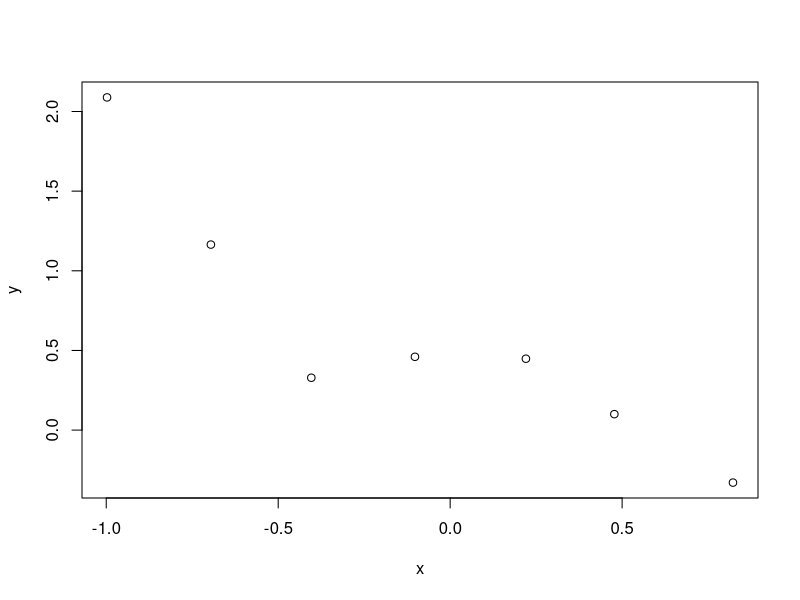
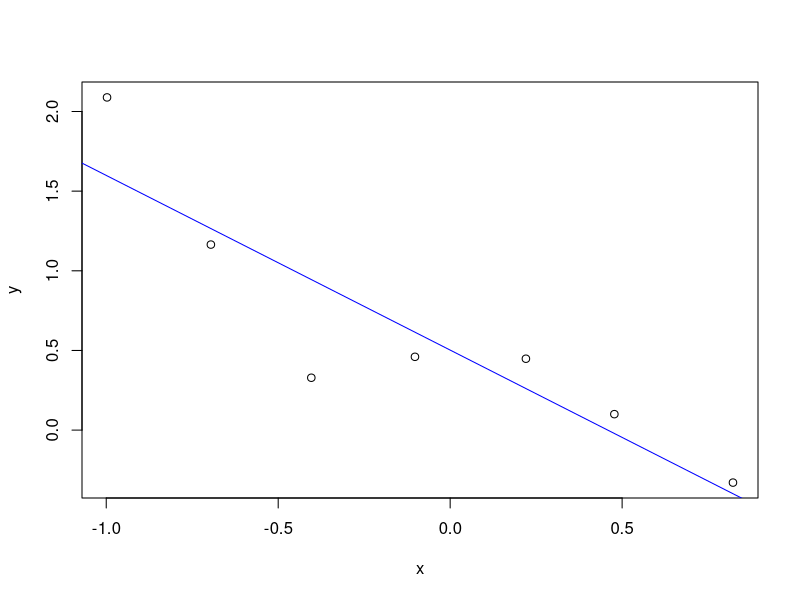
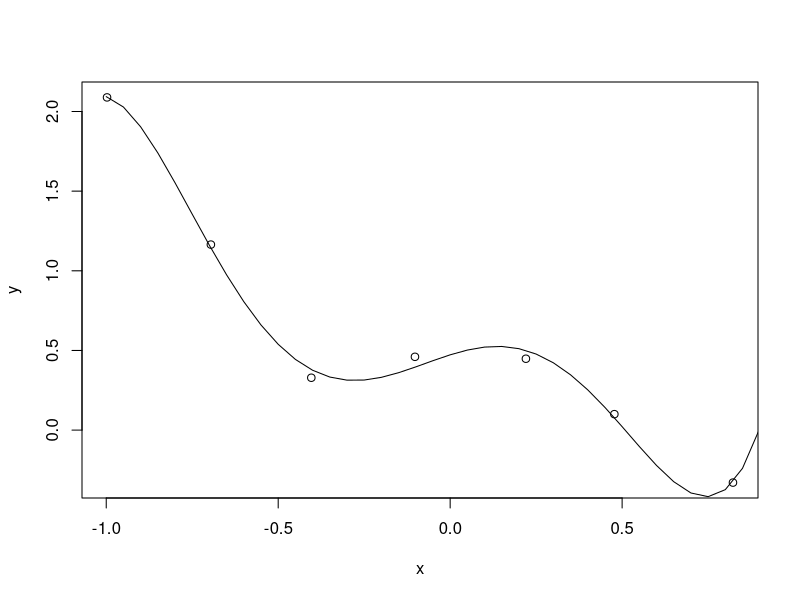
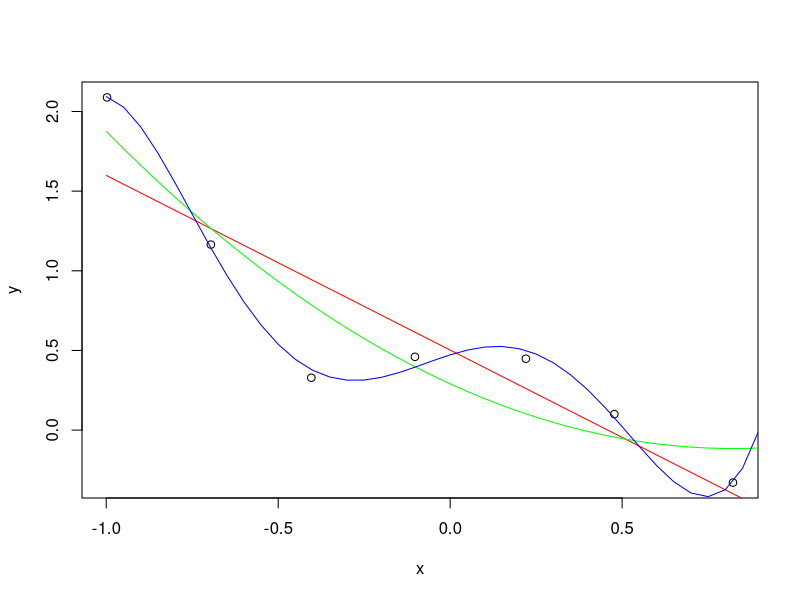
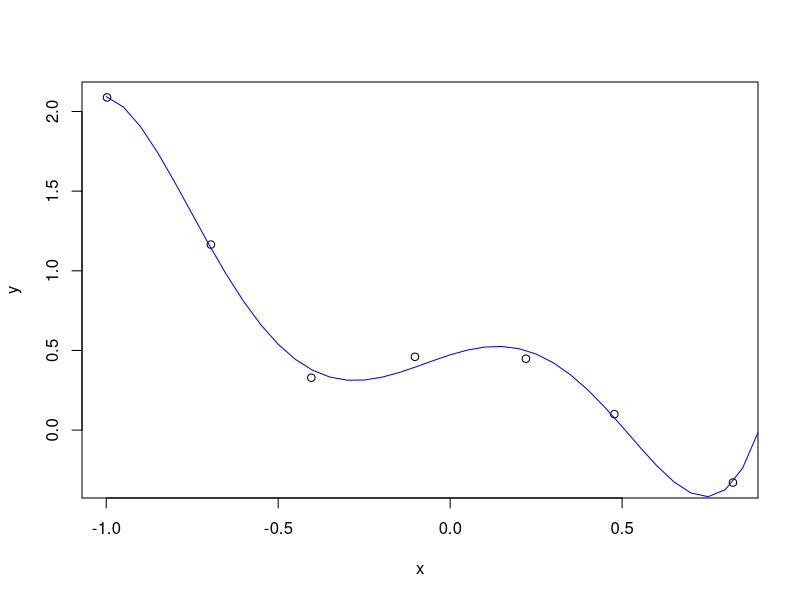

The R script that drew these images, in order:

# 참고자료
# http://www.r-bloggers.com/polynomial-regression-techniques/

x <- c(-0.99768, -0.69574, -0.40373, -0.10236, 0.22024, 0.47742, 0.82229)
y <- c(2.0885, 1.1646, 0.3287, 0.46013, 0.44808, 0.10013, -0.32952)
plot(x,y)
model <- lm(y~x)
plot(y~x)
abline(model, col="blue")

x_2 <- x^2
x_3 <- x^3
x_4 <- x^4
x_5 <- x^5

X <- cbind(1, x, x_2, x_3, x_4, x_5)
colnames(X) <- 0:5
model <- lm(y~X)
theta <- model$coef
theta <- theta[-2]

x_axis <- seq(-1, 1, by=0.05)
y_axis <- 1*theta[1] + 
  x_axis^1*theta[2] + 
  x_axis^2*theta[3] + 
  x_axis^3*theta[4] + 
  x_axis^4*theta[5] + 
  x_axis^5*theta[6]
plot(x,y)
points(x=x_axis, y=y_axis, type="l")

# 또는 
fit1 <- lm(y ~ x)
fit2 <- lm(y ~ x + I(x^2))
fit5 <- lm(y ~ x + I(x^2) + I(x^3) + I(x^4) + I(x^5))
plot(x, y)
points(x_axis, predict(fit1, data.frame(x=x_axis)), type="l", col="red")
points(x_axis, predict(fit2, data.frame(x=x_axis)), type="l", col="green")
points(x_axis, predict(fit5, data.frame(x=x_axis)), type="l", col="blue")

# 위에 해준 작업을 간단하게 표현하면
fit5b <- lm(y~poly(x, 5, raw=T))
fit5b$coef
model$coef
summary(fit5b)
plot(x, y)
points(x_axis, predict(fit5b, data.frame(x=x_axis)), type="l", col="blue")






